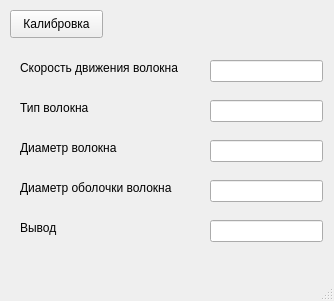
<?xml version="1.0" encoding="UTF-8"?>
<ui version="4.0">
 <class>MainWindow</class>
 <widget class="QMainWindow" name="MainWindow">
  <property name="geometry">
   <rect>
    <x>0</x>
    <y>0</y>
    <width>334</width>
    <height>301</height>
   </rect>
  </property>
  <property name="windowTitle">
   <string>MainWindow</string>
  </property>
  <widget class="QWidget" name="centralwidget">
   <widget class="QPushButton" name="pushButton">
    <property name="geometry">
     <rect>
      <x>10</x>
      <y>10</y>
      <width>93</width>
      <height>28</height>
     </rect>
    </property>
    <property name="text">
     <string>Калибровка</string>
    </property>
   </widget>
   <widget class="QLabel" name="label">
    <property name="geometry">
     <rect>
      <x>20</x>
      <y>60</y>
      <width>171</width>
      <height>16</height>
     </rect>
    </property>
    <property name="text">
     <string>Скорость движения волокна</string>
    </property>
   </widget>
   <widget class="QLabel" name="label_2">
    <property name="geometry">
     <rect>
      <x>20</x>
      <y>100</y>
      <width>161</width>
      <height>16</height>
     </rect>
    </property>
    <property name="text">
     <string>Тип волокна</string>
    </property>
   </widget>
   <widget class="QLabel" name="label_3">
    <property name="geometry">
     <rect>
      <x>20</x>
      <y>140</y>
      <width>171</width>
      <height>16</height>
     </rect>
    </property>
    <property name="text">
     <string>Диаметр волокна</string>
    </property>
   </widget>
   <widget class="QLabel" name="label_4">
    <property name="geometry">
     <rect>
      <x>20</x>
      <y>180</y>
      <width>171</width>
      <height>16</height>
     </rect>
    </property>
    <property name="text">
     <string>Диаметр оболочки волокна</string>
    </property>
   </widget>
   <widget class="QLabel" name="label_5">
    <property name="geometry">
     <rect>
      <x>20</x>
      <y>220</y>
      <width>55</width>
      <height>16</height>
     </rect>
    </property>
    <property name="text">
     <string>Вывод</string>
    </property>
   </widget>
   <widget class="QLineEdit" name="lineEdit">
    <property name="geometry">
     <rect>
      <x>210</x>
      <y>60</y>
      <width>113</width>
      <height>22</height>
     </rect>
    </property>
   </widget>
   <widget class="QLineEdit" name="lineEdit_2">
    <property name="geometry">
     <rect>
      <x>210</x>
      <y>100</y>
      <width>113</width>
      <height>22</height>
     </rect>
    </property>
   </widget>
   <widget class="QLineEdit" name="lineEdit_3">
    <property name="geometry">
     <rect>
      <x>210</x>
      <y>140</y>
      <width>113</width>
      <height>22</height>
     </rect>
    </property>
   </widget>
   <widget class="QLineEdit" name="lineEdit_4">
    <property name="geometry">
     <rect>
      <x>210</x>
      <y>180</y>
      <width>113</width>
      <height>22</height>
     </rect>
    </property>
   </widget>
   <widget class="QLineEdit" name="lineEdit_5">
    <property name="geometry">
     <rect>
      <x>210</x>
      <y>220</y>
      <width>113</width>
      <height>22</height>
     </rect>
    </property>
   </widget>
  </widget>
  <widget class="QMenuBar" name="menubar">
   <property name="geometry">
    <rect>
     <x>0</x>
     <y>0</y>
     <width>334</width>
     <height>26</height>
    </rect>
   </property>
  </widget>
  <widget class="QStatusBar" name="statusbar"/>
 </widget>
 <resources/>
 <connections/>
</ui>
